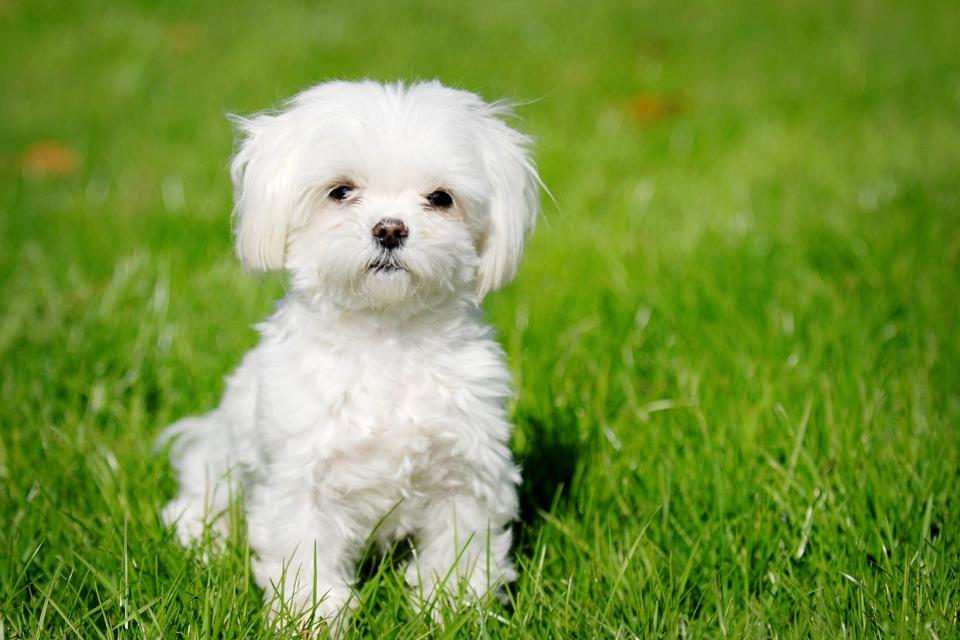
#> input picture Chapter 03/10. Threshold/image/dog.jpg, 960 x 640 px, found by its file name
$ jupyter execute threshold.ipynb   (shell and % lines are left out)
#> lines starting #> are read from the running program, lines starting #| are printed output that depends on the picture; after the words box and inside, x2 and y2 are one past the last pixel; in counts of white or black regions, pixels touching at a corner belong together
[cell 1]
import cv2
import matplotlib.pyplot as plt

# Create Threshold for Grayscale

[cell 2]
dog = cv2.imread("img\img\dog.jpg")
#> dog is the input picture: shape (640, 960, 3); mean B, G, R 65, 149.5, 120.1

[cell 3]
dog

[cell 4]
rgb_img= cv2.cvtColor(dog, cv2.COLOR_BGR2RGB)

plt.figure(figsize= (15, 10))
plt.imshow(rgb_img)

[cell 5]
gray_dog = cv2.cvtColor(rgb_img, cv2.COLOR_BGR2GRAY)
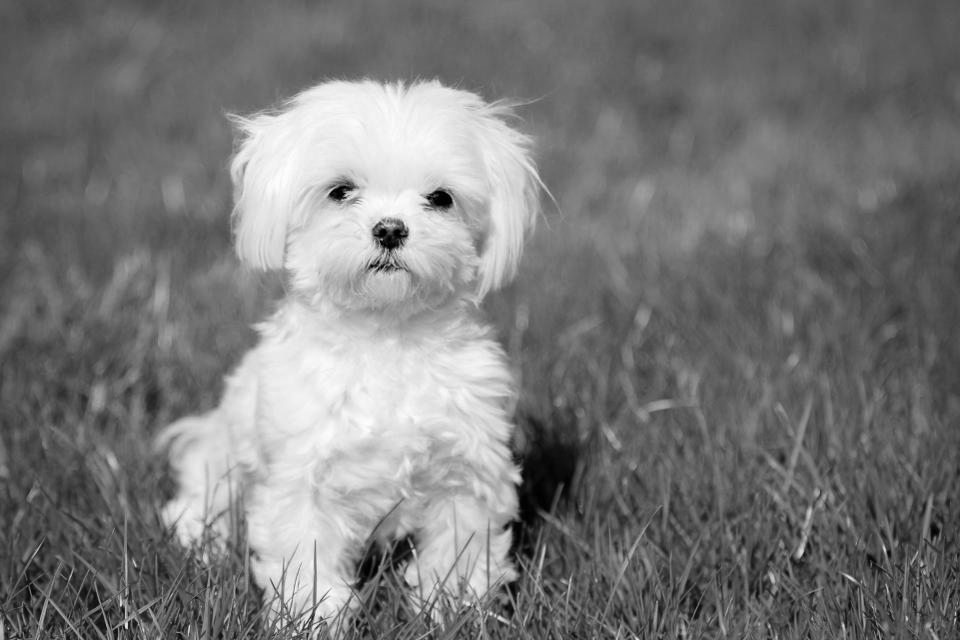
#> gray_dog: shape (640, 960); min 0, max 254, mean 120.9
plt.figure(figsize= (15, 10))
plt.imshow(gray_dog, cmap= "gray")

[cell 6]
retval, dst = cv2.threshold(src = gray_dog, thresh = 200, maxval = 255, type = cv2.THRESH_BINARY)
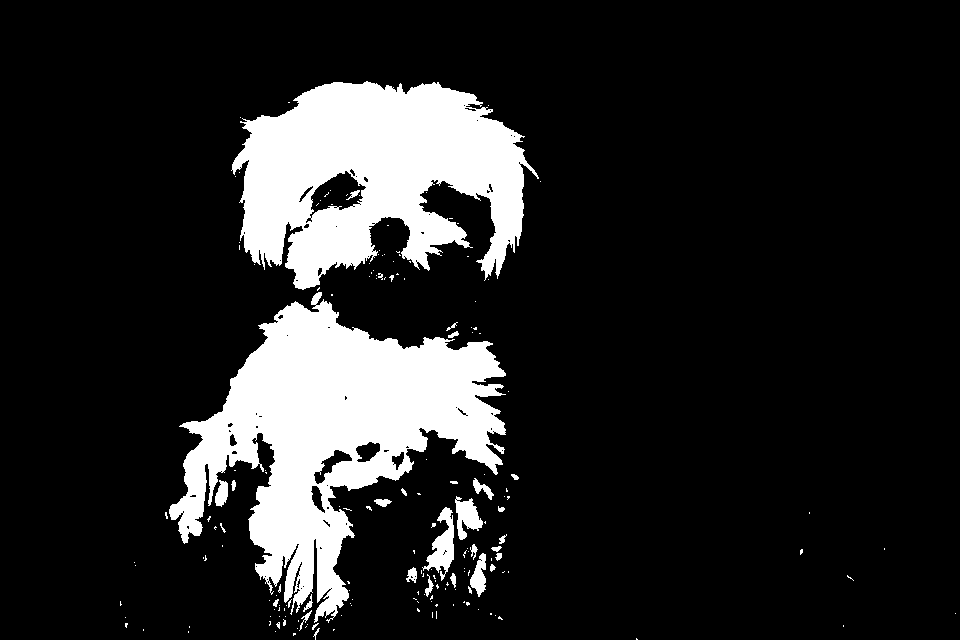
#> dst: shape (640, 960); 14.9% white; 179 white regions (149 under 20 px), largest, box (x1, y1, x2, y2) and area: (169, 292, 506, 623) 47586, (231, 81, 539, 290) 39820, (422, 507, 454, 581) 1012
print("retval value: ", retval)
print("dst value: ", dst.max())               # if we change maxval there will be change in cv2 not in matplotlib
#| dst value:  255

plt.figure(figsize= (15, 10))
plt.imshow(dst, cmap="gray")

[cell 7]
# [4 lines of commented-out code are left out]

# Otsu Threshold

* It works only in grayscale images
* It is used to calculaie the thresh
* It is the Global Threshold

[cell 8]
ret, otsu = cv2.threshold(gray_dog, thresh = 0, maxval = 255, type = cv2.THRESH_BINARY + cv2.THRESH_OTSU)
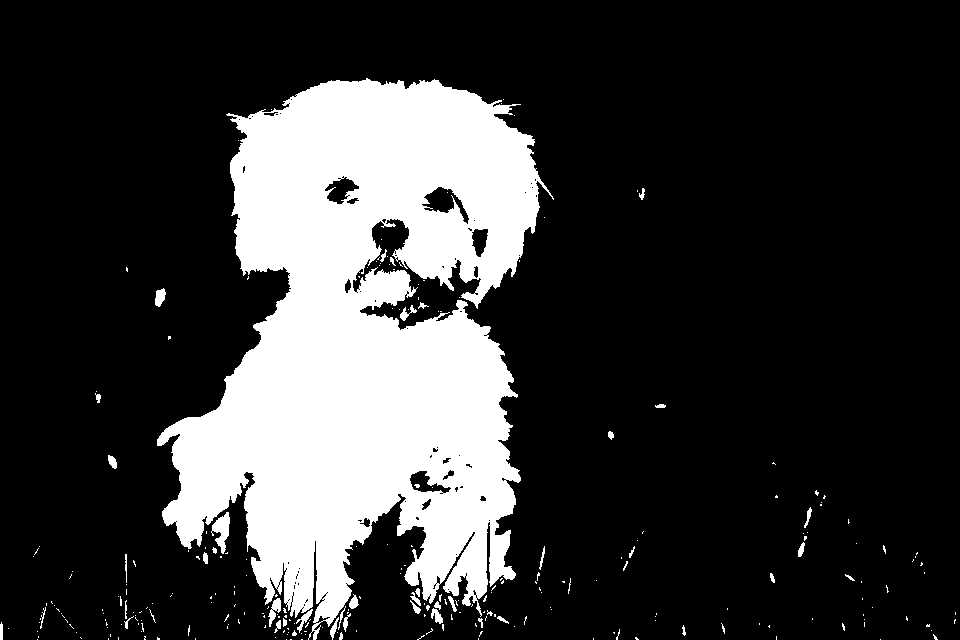
#> otsu: shape (640, 960); 21.7% white; 271 white regions (228 under 20 px), largest, box (x1, y1, x2, y2) and area: (157, 78, 554, 640) 130043, (211, 512, 230, 554) 409, (268, 598, 281, 627) 176
#> ret = 153
print("retval value: ", ret)                  # otsu calculate the thresh value
#| retval value:  153.0

plt.figure(figsize= (15, 10))
plt.imshow(otsu, cmap="gray")

[cell 9]
retval, dst = cv2.threshold(gray_dog, thresh = 153, maxval = 255, type = cv2.THRESH_BINARY)
print("retval value: ", retval)

plt.figure(figsize= (15, 10))
plt.imshow(dst, cmap="gray")

# Adaptive Threshold

* It is not Global Threshold
* It is used with the neighborhood  in the centre of the blocksizes (threshold) of the pixel
* It is used in the images like that have different light conditions
* The threshold type must be Binary
* Pixel should be in orde (3, 5, 7, 9....) numbers
* It has two types
* The threshold different from the region to region in the pixel

[cell 10]
sha = cv2.imread("image\SHADOW-PHOTOGRAPHY_LANDSCAPE_C_LR.jpg", cv2.IMREAD_GRAYSCALE)
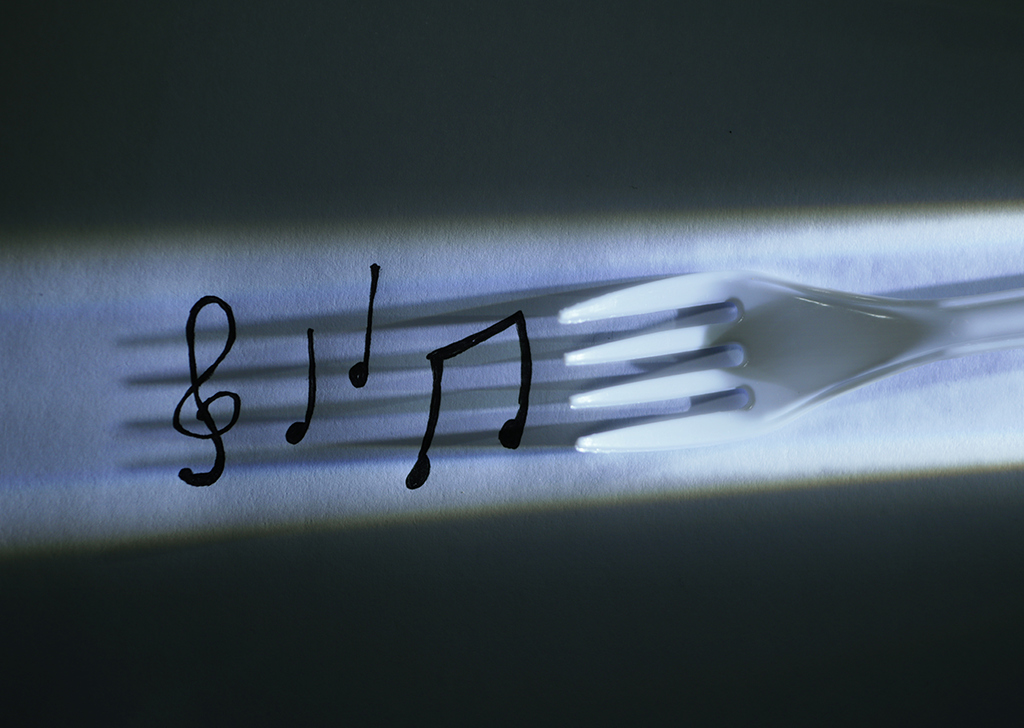
#> input picture Chapter 03/10. Threshold/image/SHADOW-PHOTOGRAPHY_LANDSCAPE_C_LR.jpg, 1024 x 728 px, found by its file name
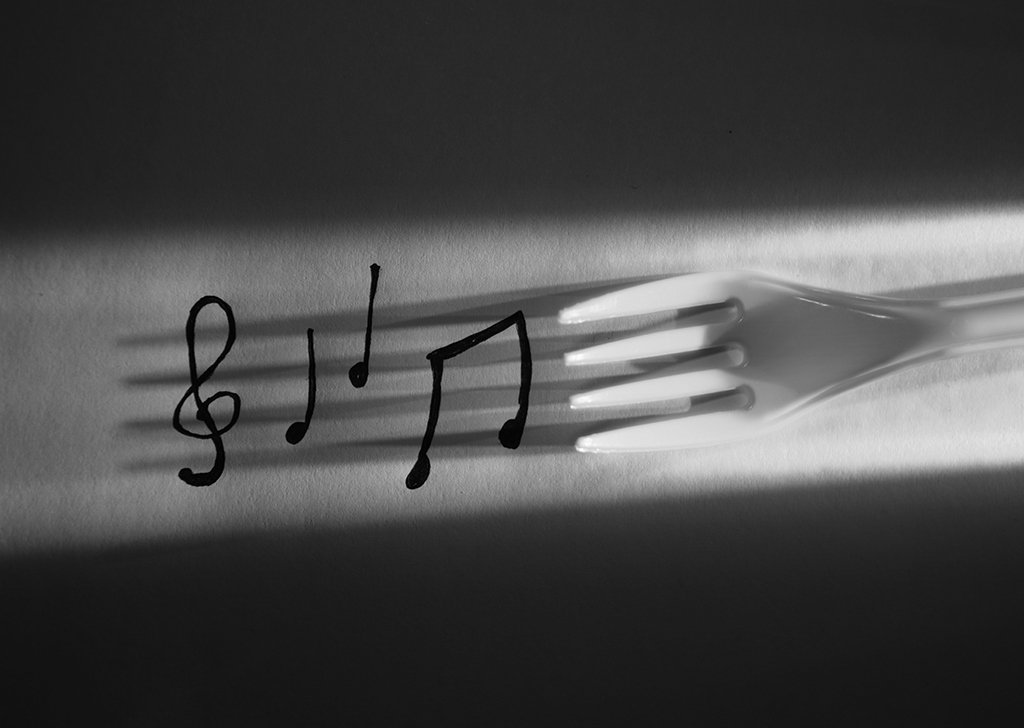
#> sha: shape (728, 1024); min 0, max 255, mean 71.8

[cell 11]
type(sha)

[cell 12]
sha.shape
#> Out = (728, 1024)

[cell 13]
plt.figure(figsize= (15, 10))
plt.imshow(sha, cmap="gray")

[cell 14]
dst = cv2.adaptiveThreshold(sha, maxValue = 255, adaptiveMethod = cv2.ADAPTIVE_THRESH_MEAN_C, thresholdType = cv2.THRESH_BINARY, blockSize = 3, C = 3)
#> dst: shape (728, 1024); 93.6% white; black in thin lines or dots, all inside (x1, y1, x2, y2) = (0, 6, 1024, 659)

[cell 15]
plt.figure(figsize= (15, 10))
plt.imshow(dst, cmap="gray")

[cell 16]
retval, dst = cv2.threshold(sha, thresh = 153, maxval = 255, type = cv2.THRESH_BINARY)
#> dst: shape (728, 1024); 10.5% white; 324 white regions (306 under 20 px), largest, box (x1, y1, x2, y2) and area: (534, 310, 1024, 486) 38791, (558, 210, 1024, 332) 29501, (570, 370, 736, 411) 3903
print("retval value: ", retval)

plt.figure(figsize= (15, 10))
plt.imshow(dst, cmap="gray")

# Morphological Transformation

* Used in Binary images only
* Background should be in black only
* Two types are Erosion (thin) and Dilation (thick)
* Opening first Erosion next Dilution applied

[cell 17]
import numpy as np

[cell 18]
kernel = np.ones((3, 3), np.uint8)
kernel

[cell 19]
kernel_cross = cv2.getStructuringElement(cv2.MORPH_CROSS, (3, 3))
kernel_cross

### Dilation

[cell 20]
dilation = cv2.dilate(src = dst, kernel = kernel, iterations = 5)
#> dilation: shape (728, 1024); 15% white; 15 white regions, largest, box (x1, y1, x2, y2) and area: (357, 305, 1024, 498) 59133, (410, 205, 1024, 382) 49799, (942, 285, 1024, 311) 1362
plt.figure(figsize= (15, 10))
plt.imshow(dilation, cmap="gray")

### Erosion

[cell 21]
erosion = cv2.erode(src = dst, kernel = kernel, iterations = 5)
#> erosion: shape (728, 1024); 7.4% white; 7 white regions (2 under 20 px), largest, box (x1, y1, x2, y2) and area: (583, 338, 1024, 477) 30603, (565, 217, 1024, 320) 21208, (576, 375, 727, 405) 1852, (570, 332, 700, 362) 1356, (972, 316, 1024, 333) 484
plt.figure(figsize= (15, 10))
plt.imshow(erosion, cmap="gray")

### Opening

[cell 22]
opening = cv2.morphologyEx(src = dst, op = cv2.MORPH_OPEN, kernel = kernel)
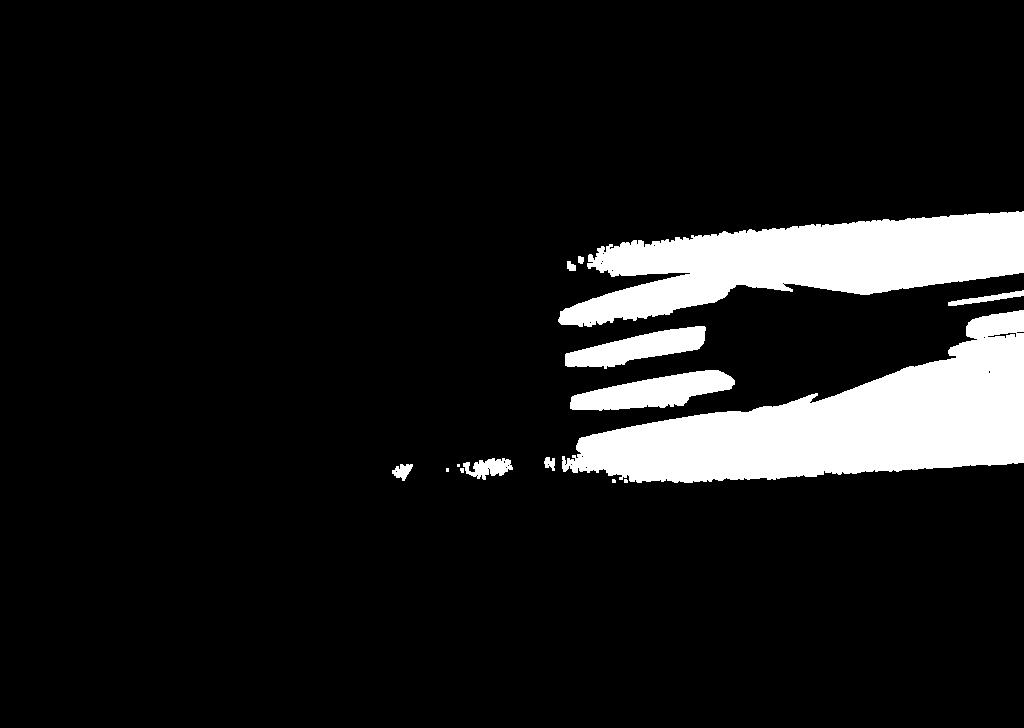
#> opening: shape (728, 1024); 10.1% white; 15 white regions (5 under 20 px), largest, box (x1, y1, x2, y2) and area: (562, 310, 1024, 483) 38095, (558, 211, 1024, 327) 28680, (570, 370, 735, 411) 3866
plt.figure(figsize= (15, 10))
plt.imshow(opening, cmap="gray")

# Handwritten Numbers

[cell 23]
hand = cv2.imread("image\\3.png")
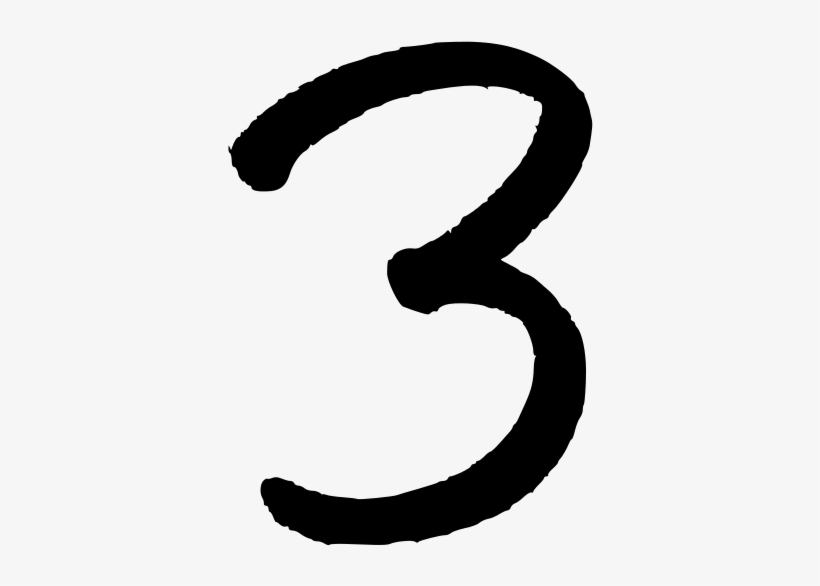
#> input picture Chapter 03/10. Threshold/image/3.png, 820 x 586 px, found by its file name
#> hand is the input picture: shape (586, 820, 3); min 0, max 248, mean 215.8

[cell 24]
type(hand)

[cell 25]
hand = cv2.resize(hand, (28, 28))
#> hand: shape (28, 28, 3)
rgb_hand = cv2.cvtColor(hand, cv2.COLOR_BGR2RGB)
gray_hand = cv2.cvtColor(rgb_hand, cv2.COLOR_BGR2GRAY)
retval, dst = cv2.threshold(gray_hand, 0, 255, cv2.THRESH_BINARY_INV + cv2.THRESH_OTSU)
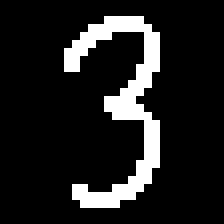
#> dst: shape (28, 28) (shown 8 times larger); 12.4% white in thin lines or dots, all inside (x1, y1, x2, y2) = (8, 2, 20, 26)
#> retval = 110

kernel_cross = cv2.getStructuringElement(cv2.MORPH_CROSS, (3, 3))
threshold_hand = 1
if threshold_hand > 1:
    erosion = cv2.erode(src = dst, kernel = kernel_cross, iterations = 5)
elif threshold_hand < 1:
    dilation = cv2.dilate(src = dst, kernel = kernel_cross, iterations = 5)


plt.figure(figsize= (10, 8))
plt.imshow(dst, cmap="gray")

# convert Gray image into 3 channels with numpy

[cell 26]
img = np.random.randn(224, 224)

img = np.stack(([img] * 3), axis= 2)
print(img.shape)

plt.imshow(img)
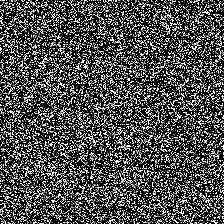
#> shown: shape (224, 224, 3) float64; min 0, max 1, mean 0.314
